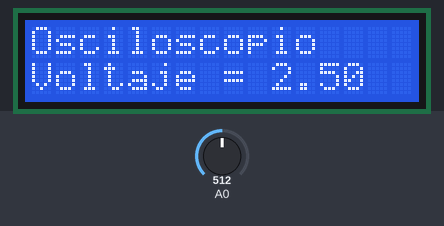
This sketch was run on a simulated Arduino Uno, built with avr-gcc and run on an emulated ATmega328P. On the bench: 16×2 character LCD. The inputs (shaded band) are chosen by the test bench; at power-on: A0 = 512. What the sketch prints to the serial monitor is not drawn.

Above: at 1.2 s.
1.3 s: A0 set to 716
At 2.9 s:
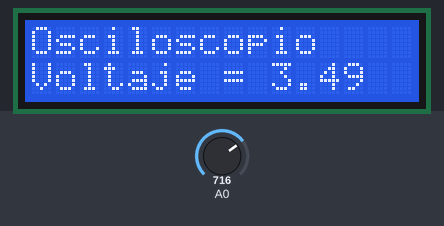
3.5 s: A0 set to 900
At 4.7 s:
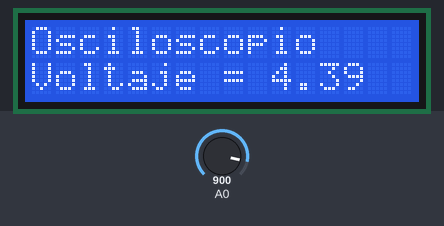
5.5 s: A0 set to 1023
At 6.4 s:
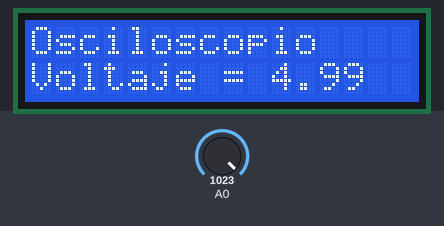
Timing chart, 0 to 8.5 s (numbered marks = the images above; inputs shaded):
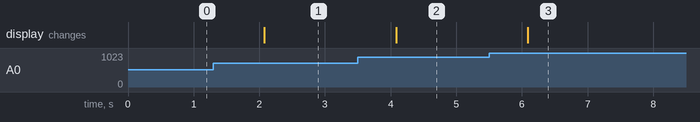

Measured:
- after the input at 1.3 s, the display: changes after 0.78 s (image 1)
- after the input at 3.5 s, the display: changes after 0.58 s (image 2)
- after the input at 5.5 s, the display: changes after 0.59 s (image 3)

The sketch:

Arduino-Osciloscopio.ino
```cpp
#include <LiquidCrystal.h>
#include <SoftwareSerial.h>
LiquidCrystal lcd(2, 3, 4, 5, 6, 7);
SoftwareSerial BT (0,1);


float dato1=5.0;
float dato2=0.0;

void readd()
{
  dato1= (analogRead(A0)*0.00488);
  dato2=00.0;
}

void sendd()
{
 Serial.print('$');
 readd();
 Serial.print(dato1);
 Serial.print(dato2);
 Serial.print ('#');
}


void setup() {
 Serial.begin(9600);
 lcd.begin(16,2);

 lcd.clear();
 lcd.setCursor(0,0);
 lcd.print("Osciloscopio");
}

void loop() {
readd();
lcd.setCursor(0,1);
lcd.print("Voltaje =");
lcd.setCursor(10,1);
lcd.print(dato1);
sendd();
delay(1000);
}
```
